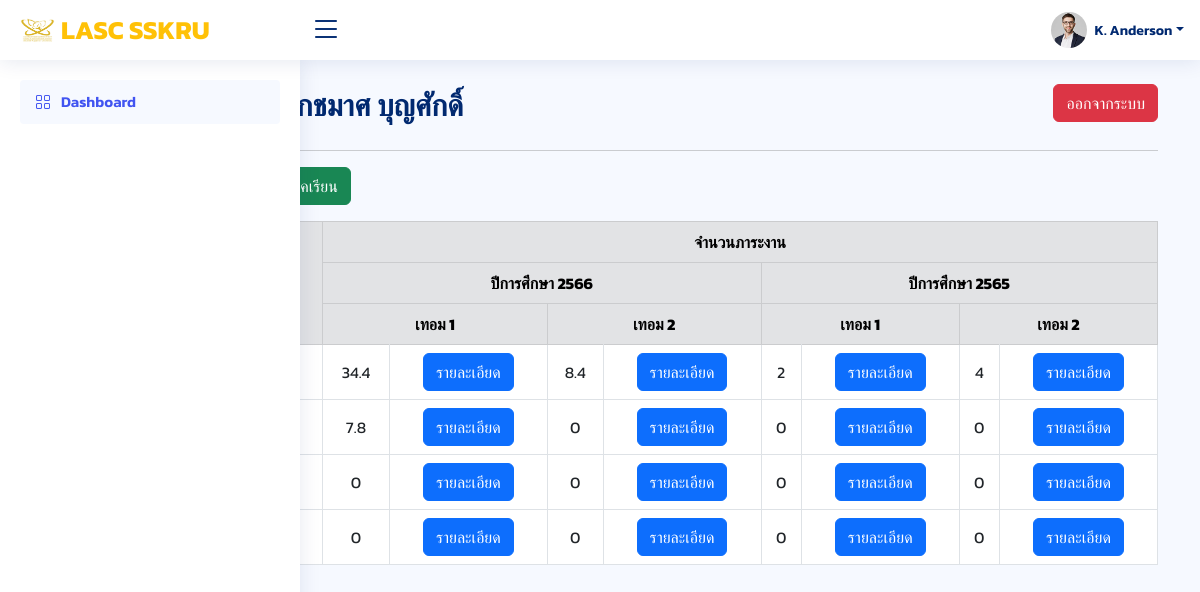
The app's page /index_admin.php?page=admin (signed in), older data.
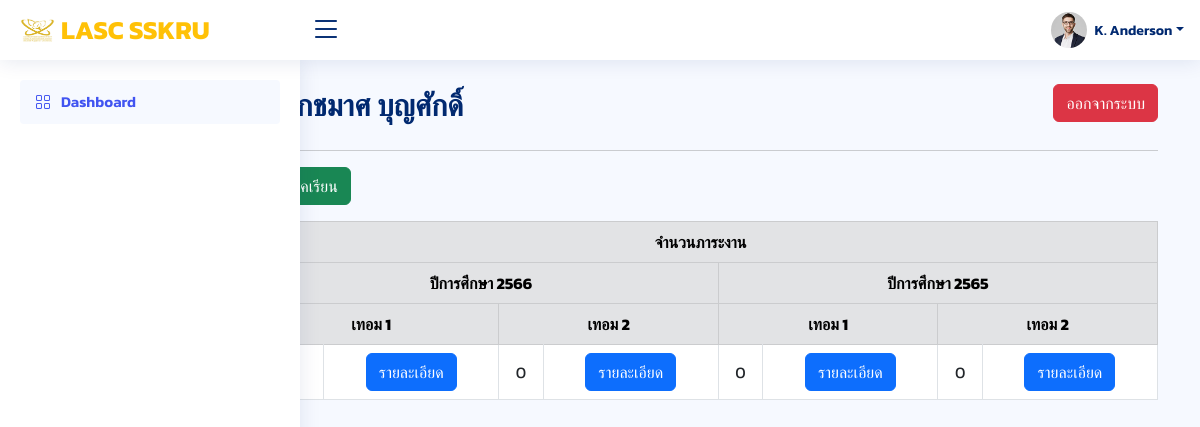
The same page, newer data.
### tables this page shows
CREATE TABLE `users` (
  `id` int(20) NOT NULL,
  `nametitle` varchar(50) NOT NULL,
  `firstname` varchar(50) NOT NULL,
  `lastname` varchar(50) NOT NULL,
  `branch` varchar(50) NOT NULL,
  `email` varchar(50) NOT NULL,
  `password` varchar(255) NOT NULL,
  `urole` varchar(50) NOT NULL,
  `created_at` timestamp NOT NULL DEFAULT current_timestamp()
);

CREATE TABLE `vadmin` (
  `userId` varchar(50) NOT NULL,
  `id` int(20) NOT NULL,
  `term` int(1) NOT NULL,
  `year` int(4) NOT NULL,
  `nametitle` varchar(50) NOT NULL,
  `firstname` varchar(50) NOT NULL,
  `lastname` varchar(50) NOT NULL,
  `amount_work` float NOT NULL
);

### admin.php (the view, shortened to what this page needs)
<?php
    require "config/db.php";
    $found = false;
?>
<?php
    $stmt = $conn->query("SELECT * FROM `term_year` where id = 1");
    $stmt->execute();
    $term_year = $stmt->fetch();
    $year = date("Y") + 543;
    $Current_Year = $term_year['year'];
    $Current_Term = $term_year['term'];
    $stmt = $conn->query("SELECT * FROM vadmin WHERE `year` = '$Current_Year' AND term = '$Current_Term' ORDER BY amount_work DESC");
    $stmt->execute();
    $ranks = $stmt->fetchAll();
    if (isset($_SESSION['adminId'])) {
        $userId = $_SESSION['adminId'];
        $stmt = $conn->query("SELECT * FROM users WHERE firstname = '$userId'");
        $stmt->execute();
        $row = $stmt->fetch(PDO::FETCH_ASSOC);
    }
?>
<div class="container">
    <div class="d-flex justify-content-between align-items-center">
        <div class="pagetitle mt-3">
            <h1 style="font-size: 30px;">ยินดีต้อนรับ, <?php echo $row['nametitle'] .  $row['firstname'] . ' ' . $row['lastname'] ?></h1>
        </div>
        <a href="logout.php" class="btn btn-danger">ออกจากระบบ</a>
    </div>
    <hr>
    <div class="d-inline justify-content-end">
        <button class="btn btn-success mb-3" type="button" data-bs-toggle="modal" data-bs-target="#rank">
            <div class="icon d-flex">
                <div class="label">อันดับ</div>
            </div>
        </button>
    </div>
    <div class="d-inline justify-content-end">
        <button class="btn btn-success mb-3" type="button" data-bs-toggle="modal" data-bs-target="#largeModal">
            <div class="icon d-flex">
                <div class="label">เปลี่ยนปีการศึกษาและภาคเรียน</div>
            </div>
        </button>
    </div>
    <table class="table table-bordered text-center align-middle">
        <thead class="align-middle table-secondary">
            <tr>
                <th rowspan="3">ชื่อ</th>
                <th colspan="8">จำนวนภาระงาน</th>
            </tr>
            <tr>
                <th colspan="4">ปีการศึกษา <?= $year  ?></th>
                <th colspan="4">ปีการศึกษา <?= $year - 1 ?></th>
            </tr>
            <tr>
                <th colspan="2">เทอม 1</th>
                <th colspan="2">เทอม 2</th>
                <th colspan="2">เทอม 1</th>
                <th colspan="2">เทอม 2</th>
            </tr>
        </thead>
        <tbody>
            <?php
                $stmt = $conn->query("SELECT * FROM Vadmin WHERE `year` = '$year' and term = 1");
                $stmt->execute();
                $current_year_term1 = $stmt->fetchAll();
                $stmt = $conn->query("SELECT * FROM Vadmin WHERE `year` = '$year' and term = 2");
                $stmt->execute();
                $Current_Year_term2 = $stmt->fetchAll();
                $year = $year - 1;
                $stmt = $conn->query("SELECT * FROM Vadmin WHERE `year` = '$year' and term = 1");
                $stmt->execute();
                $last_year_term1 = $stmt->fetchAll();
                $stmt = $conn->query("SELECT * FROM Vadmin WHERE `year` = '$year' and term = 2");
                $stmt->execute();
                $last_year_term2 = $stmt->fetchAll();
                if (!$current_year_term1) {
                    echo "<tr><td colspan='8' class='text-center'>ไม่มีข้อมูล</td></tr>";
                } else {
                    foreach ($current_year_term1 as $CYT1) {
            ?>
                    <tr>
                        <td><?= $CYT1['nametitle'],$CYT1['firstname'], " ", $CYT1["lastname"] ?></td>
                        <td><?= $CYT1['amount_work'] ?></td>
                        <td>
                            <a href="?page=admin&userId=<?= $CYT1['userId']; ?>&term=<?= $CYT1['term'] ?>&year=<?= $CYT1['year'] ?>" class="btn btn-primary">
                                <div class="icon d-flex">
                                    <div class="label">รายละเอียด</div>
                                </div>
                            </a>
                        </td>
                        <?php
                        foreach ($Current_Year_term2 as $CYT2) {
                            $found = false;
                            if ($CYT2['nametitle'] == $CYT1['nametitle'] && $CYT2['firstname'] == $CYT1['firstname'] && $CYT2['lastname'] == $CYT1['lastname']) {
                                $found = true;
                        ?>
                                <td><?= $CYT2['amount_work'] ?></td>
                                <td>
                                    <a href="?page=admin&userId=<?= $CYT2['userId']; ?>&term=<?= $CYT2['term'] ?>&year=<?= $CYT2['year'] ?>" class="btn btn-primary">
                                        <div class="icon d-flex">
                                            <div class="label">รายละเอียด</div>
                                        </div>
                                    </a>
                                </td>
                        <?php break; } } ?>
                        <?php if (!$found) { ?>
                            <td>0</td>
                            <td>
                                <button class="btn btn-primary">รายละเอียด</button>
                            </td>
                        <?php }
                            $found = false;
                        ?>
                        <?php
                        foreach ($last_year_term1 as $LYT1) {
                            $found = false;
                            if ($LYT1['nametitle'] == $CYT1['nametitle'] && $LYT1['firstname'] == $CYT1['firstname'] && $LYT1['lastname'] == $CYT1['lastname']) {
                                $found = true;
                        ?>
                                    <td><?= $LYT1['amount_work'] ?></td>
                                    <td>
                                        <a href="?page=admin&userId=<?= $LYT1['userId']; ?>&term=<?= $LYT1['term'] ?>&year=<?= $LYT1['year'] ?>" class="btn btn-primary">
                                            <div class="icon d-flex">
                                                <div class="label">รายละเอียด</div>
                                            </div>
                                        </a>
                                    </td>
                        <?php break; } } ?>
                        <?php if (!$found) { ?>
                            <td>0</td>
                            <td>
                                <button class="btn btn-primary">รายละเอียด</button>
                            </td>
                        <?php }
                            $found = false;
                        ?>
                        <?php
                        foreach ($last_year_term2 as $LYT2) {
                            $found = false;
                            if ($LYT2['nametitle'] == $CYT1['nametitle'] && $LYT2['firstname'] == $CYT1['firstname'] && $LYT2['lastname'] == $CYT1['lastname']) {
                                $found = true;
                        ?>
                                    <td><?= $LYT2['amount_work'] ?></td>
                                    <td>
                                        <a href="?page=admin&userId=<?= $LYT2['userId']; ?>&term=<?= $LYT2['term'] ?>&year=<?= $LYT2['year'] ?>" class="btn btn-primary">
                                            <div class="icon d-flex">
                                                <div class="label">รายละเอียด</div>
                                            </div>
                                        </a>
                                    </td>
                        <?php break; } } ?>
                        <?php if (!$found) { ?>
                                <td>0</td>
                                <td>
                                    <button class="btn btn-primary">รายละเอียด</button>
                                </td>
                        <?php }
                            $found = false;
                        ?>
                    </tr>
            <?php } } ?>
        </tbody>
    </table>
</div>

### index_admin.php (shortened to what this page needs)
<!DOCTYPE html>
<html lang="en">
<head>
  <link href="assets/vendor/bootstrap/css/bootstrap.min.css" rel="stylesheet">
  <link href="assets/vendor/bootstrap-icons/bootstrap-icons.css" rel="stylesheet">
  <link href="assets/vendor/boxicons/css/boxicons.min.css" rel="stylesheet">
  <link href="assets/vendor/quill/quill.snow.css" rel="stylesheet">
  <link href="assets/vendor/quill/quill.bubble.css" rel="stylesheet">
  <link href="assets/vendor/remixicon/remixicon.css" rel="stylesheet">
  <link href="assets/vendor/simple-datatables/style.css" rel="stylesheet">
  <link href="assets/css/style.css" rel="stylesheet">
</head>
<body>
  <header id="header" class="header fixed-top d-flex align-items-center">
  <div class="d-flex align-items-center justify-content-between">
      <a class="logo d-flex align-items-center" >
        <img width='35px' height='35px' src="assets/img/logo_lasc.png" alt="โลโก้คณะ">
        <span class="d-none d-lg-block" style="color: #ffc107;">LASC SSKRU</span>
      </a>
      <i class="bi bi-list toggle-sidebar-btn"></i>
    </div>
    <nav class="header-nav ms-auto">
      <ul class="d-flex align-items-center">
        <li class="nav-item dropdown pe-3">
          <a class="nav-link nav-profile d-flex align-items-center pe-0" href="#" data-bs-toggle="dropdown">
            <img src="assets/img/profile-img.jpg" alt="Profile" class="rounded-circle">
            <span class="d-none d-md-block dropdown-toggle ps-2">K. Anderson</span>
          </a>
        </li>
      </ul>
    </nav>
  </header>
  <aside id="sidebar" class="sidebar">
    <ul class="sidebar-nav" id="sidebar-nav">
      <li class="nav-item">
        <a class="nav-link " href="index_admin.php?page=admin">
          <i class="bi bi-grid"></i>
          <span >Dashboard</span>
        </a>
      </li>
    </ul>
  </aside>
  <main>
    <br>
    <br>
    <br>
    <?php
      $page = $_GET['page'];
      include $page.('.php');
     ?>
  </main>
</body>
</html>

### assets/css/style.css (style rules this page uses)
:root { scroll-behavior: smooth; }
body { font-family: 'Kanit', sans-serif; background: #f6f9ff; color: #444444; }
a { color: #4154f1; text-decoration: none; }
h1, h2, h3, h4, h5, h6 { font-family: 'Kanit', sans-serif; }
.pagetitle { margin-bottom: 10px; }
.pagetitle h1 { font-size: 24px; margin-bottom: 0; font-weight: 600; color: #012970; }
.logo { line-height: 1; }
@media (min-width: 1200px) { .logo { width: 280px; } }
.logo img { max-height: 26px; margin-right: 6px; }
.logo span { font-size: 26px; font-weight: 700; font-family: 'Kanit', sans-serif; }
.header { transition: all 0.5s; z-index: 997; height: 60px; box-shadow: 0px 2px 20px rgba(1, 41, 112, 0.1); background-color: #fff; padding-left: 20px; }
.header .toggle-sidebar-btn { font-size: 32px; padding-left: 10px; cursor: pointer; color: #012970; }
.header-nav ul { list-style: none; }
.header-nav>ul { margin: 0; padding: 0; }
.header-nav .nav-profile { color: #012970; }
.header-nav .nav-profile img { max-height: 36px; }
.header-nav .nav-profile span { font-size: 14px; font-weight: 600; }
.sidebar { position: fixed; top: 60px; left: 0; bottom: 0; width: 300px; z-index: 996; transition: all 0.3s; padding: 20px; overflow-y: auto; scrollbar-width: thin; scrollbar-color: #aab7cf transparent; box-shadow: 0px 0px 20px rgba(1, 41, 112, 0.1); background-color: #fff; }
.sidebar-nav { padding: 0; margin: 0; list-style: none; }
.sidebar-nav li { padding: 0; margin: 0; list-style: none; }
.sidebar-nav .nav-item { margin-bottom: 5px; }
.sidebar-nav .nav-link { display: flex; align-items: center; font-size: 15px; font-weight: 600; color: #4154f1; transition: 0.3; background: #f6f9ff; padding: 10px 15px; border-radius: 4px; }
.sidebar-nav .nav-link i { font-size: 16px; margin-right: 10px; color: #4154f1; }

Row changes from the older to the newer data that the page shows:
removed vadmin: amount_work "34.4", shown under "บงกชมาศ บุญศักดิ์"
removed vadmin: amount_work "8.4", shown under "34.4"
removed vadmin: amount_work "2", shown under "34.4"
removed vadmin: amount_work "4", shown under "34.4"
removed vadmin: amount_work "7.8", shows "0", shows "รายละเอียด", shown under "บงกชมาศ บุญศักดิ์"
removed vadmin: amount_work "0", shows "รายละเอียด", shown under "บงกชมาศ บุญศักดิ์"
removed vadmin: amount_work "0", shows "รายละเอียด", shown under "บงกชมาศ บุญศักดิ์"
added vadmin: shows "0", shows "รายละเอียด", shown under "บงกชมาศ บุญศักดิ์"
